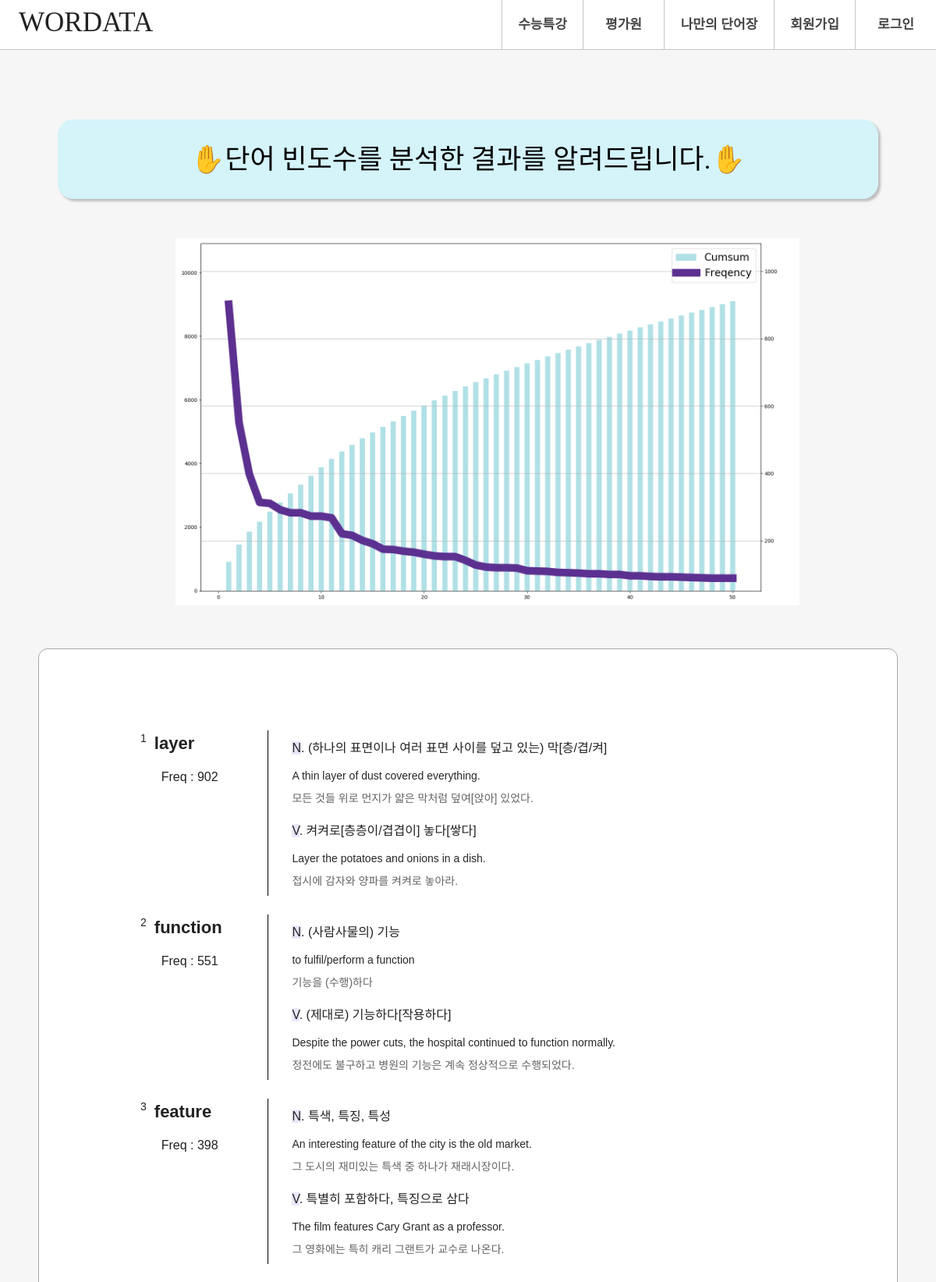
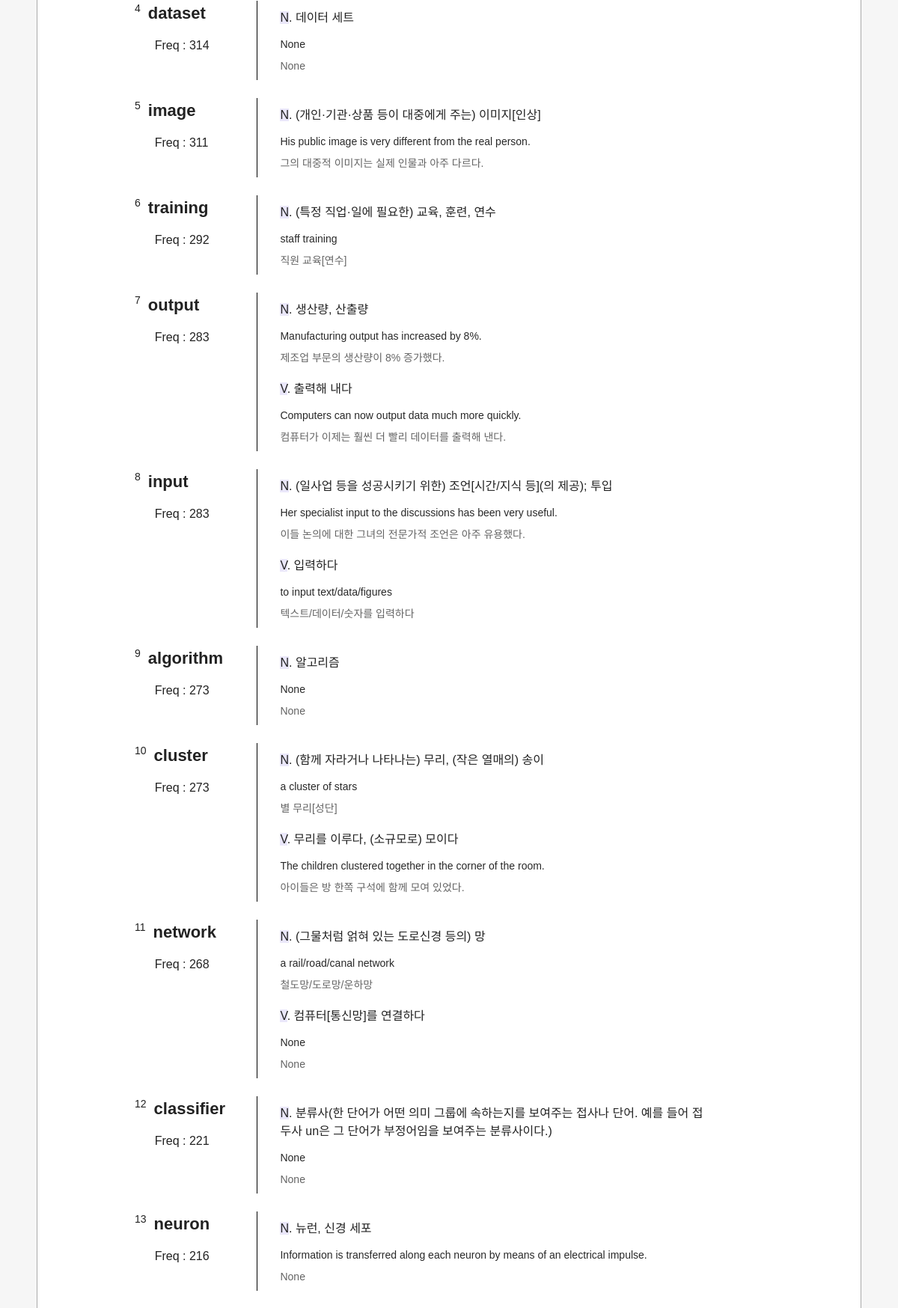
Page /dataframe_words/ (upper part) on the committed database (2 pictures, top to bottom).
### analysis_text/models.py (models this page shows, shortened)
class Dataframe(models.Model):
    numbering = models.IntegerField(default=0, blank=True, null=True)
    word = models.CharField(max_length=50, blank=True, null=True)
    part_of_speech = models.CharField(max_length=20, blank=True, null=True)
    meaning = models.CharField(max_length=40, blank=True, null=True)
    example_sentence = models.TextField(blank=True, null=True)
    sentence_interpretation = models.TextField(blank=True, null=True)
    word_of_frequency = models.IntegerField(default=0, blank=True, null=True)

### analysis_text/views.py (the view)
# urls.py: path('dataframe_words/', views.dataframe_words, name='dataframe_words'),
def dataframe_words(request):
    dataframe_words = Dataframe.objects.all()
    return render(request, 'analysis_text/dataframe_words.html', {'dataframe_words': dataframe_words})

### templates/analysis_text/dataframe_words.html (shortened to what this page needs)
{% extends 'layout.html' %}
{% block content %}
<div class="contents" style=" background-color: #F6F6F6; margin-top: -55px;  padding: 3rem 0;">
    <div class="container">
        <div class="row" style="display: block; text-align: center;">
            <div class="suneung" style="margin-top: 10rem; height: 100px;">
                <h2>&#9995;단어 빈도수를 분석한 결과를 알려드립니다.&#9995;</h2>
            </div>
            <div class="word_graph">
                <div class="graph_img">
                    <img src="../../static/img/graph.png" style="width: 50rem;";>
                </div>
            </div>
            <div class="endWord">
                <div class="word_user">
                {% for word in dataframe_words %}
                    {% if word.numbering != Null %}
                    <div class="UR_box">
                        <div class="UR_one">
                            <div class="UR_eng">
                                <span class="UR_eng_first">{{word.numbering}}&nbsp;</span><span>&nbsp;<span style="font-weight: bold;">{{word.word}}</span></span>
                            </div>
                            <div class="UR_fq">
                                &nbsp;&nbsp;&nbsp;&nbsp;&nbsp;&nbsp;Freq : {{word.word_of_frequency}}
                            </div>
                        </div>
                        <div class="UR_two">
                            <div class="UR_mean">
                                <span class="UR_mean_first">{{word.part_of_speech}}</span>.<span class="UR_mean_second">&nbsp;{{word.meaning}}</span>
                            </div>
                            <div class="UR_ex">
                                {{word.example_sentence}}
                            </div>
                            <div class="UR_exkor">
                                {{word.sentence_interpretation}}
                            </div>
                        </div>
                    </div>
                    {% else%}
                    <div class="UR_box">
                        <div class="UR_one">
                            <div class="UR_eng">
                                <span class="UR_eng_first">&nbsp;</span><span>&nbsp;</span>
                            </div>
                        </div>
                        <div class="UR_two">
                            <div class="UR_mean">
                                <span class="UR_mean_first">{{word.part_of_speech}}</span>.<span class="UR_mean_second">&nbsp;{{word.meaning}}</span>
                            </div>
                            <div class="UR_ex">
                                {{word.example_sentence}}
                            </div>
                            <div class="UR_exkor">
                                {{word.sentence_interpretation}}
                            </div>
                        </div>
                    </div>
                    {% endif %}
                {% endfor %}
                </div>
            </div>
        </div>
    </div>
</div>
{% endblock %}

### static/css/style.css (style rules this page uses)
.container { position: relative; width: 1280px; margin: 0 auto; background: rgba(0,0,0,0); }
.row { padding: 0 24px; }
.suneung { width: 1050px; height: 220px; margin: 0 auto; margin-top: 120px; margin-bottom: 50px; border: 1px solid #D4F4FA; border-radius: 20px; background: #D4F4FA; box-shadow: 3px 3px 3px #BDBDBD; }
.suneung h2 { color: #000; font-size: 35px; margin-top: 25px; margin-bottom: 35px; font-family: 'Jua', sans-serif; text-align: center; }
@media (max-width: 1290px) { .container { width: 100%; } }
.endWord { text-align: center; width: 1100px; border: 1px solid #aaaaaa; background-color: #fff; display: inline-block; border-radius: 12px; padding: 5rem 0; }
.UR_box { text-align: left; font-size: 16px; padding: 0 130px; }
.UR_one { display: inline-block; padding-right: 24px; vertical-align: top; width: 135px; }
.UR_eng { font-size: 22px; }
.UR_eng_first { font-size: 14px; vertical-align: top; }
.UR_fq { margin-top: 15px; }
.UR_two { width: 70%; border-left: 1px solid #000; text-align: left; display: inline-block; padding: 0.5rem 20px; }
.UR_mean { display: inline-block; padding: 0px 10px; margin-top: 3px; margin-bottom: 13px; }
.UR_mean_first { background-color: #EAE7FA; }
.UR_mean_second { overflow: visible; text-align: justify; }
.UR_ex { width: 620px; padding: 0px 10px; font-size: 14px; color: #282828; overflow: visible; text-align: justify; }
.UR_exkor { width: 620px; padding: 0px 10px; margin-top: 8px; font-size: 14px; color: #646464; overflow: visible; text-align: justify; }
.word_graph { text-align: center; margin-bottom: 50px; }
.graph_img { display: inline-block; width: 750px; height: 300px; }

### rows in the picture
Dataframe: numbering "1", word "layer", word_of_frequency "902", part_of_speech "N", meaning "(하나의 표면이나 여러 표면 사이를 덮고 있는) 막[층/겹/켜]", example_sentence "A thin layer of dust covered everything.", sentence_interpretation "모든 것들 위로 먼지가 얇은 막처럼 덮여[앉아] 있었다."
Dataframe: part_of_speech "V", meaning "켜켜로[층층이/겹겹이] 놓다[쌓다]", example_sentence "Layer the potatoes and onions in a dish.", sentence_interpretation "접시에 감자와 양파를 켜켜로 놓아라."
Dataframe: numbering "2", word "function", word_of_frequency "551", part_of_speech "N", meaning "(사람사물의) 기능", example_sentence "to fulfil/perform a function", sentence_interpretation "기능을 (수행)하다"
Dataframe: part_of_speech "V", meaning "(제대로) 기능하다[작용하다]", example_sentence "Despite the power cuts, the hospital continued to function normally.", sentence_interpretation "정전에도 불구하고 병원의 기능은 계속 정상적으로 수행되었다."
Dataframe: numbering "3", word "feature", word_of_frequency "398", part_of_speech "N", meaning "특색, 특징, 특성", example_sentence "An interesting feature of the city is the old market.", sentence_interpretation "그 도시의 재미있는 특색 중 하나가 재래시장이다."
Dataframe: part_of_speech "V", meaning "특별히 포함하다, 특징으로 삼다", example_sentence "The film features Cary Grant as a professor.", sentence_interpretation "그 영화에는 특히 캐리 그랜트가 교수로 나온다."
Dataframe: numbering "4", word "dataset", word_of_frequency "314", part_of_speech "N", meaning "데이터 세트", example_sentence "None", sentence_interpretation "None"
Dataframe: numbering "5", word "image", word_of_frequency "311", part_of_speech "N", meaning "(개인·기관·상품 등이 대중에게 주는) 이미지[인상]", example_sentence "His public image is very different from the real person.", sentence_interpretation "그의 대중적 이미지는 실제 인물과 아주 다르다."
Dataframe: numbering "6", word "training", word_of_frequency "292", part_of_speech "N", meaning "(특정 직업·일에 필요한) 교육, 훈련, 연수", example_sentence "staff training", sentence_interpretation "직원 교육[연수]"
Dataframe: numbering "7", word "output", word_of_frequency "283", part_of_speech "N", meaning "생산량, 산출량", example_sentence "Manufacturing output has increased by 8%.", sentence_interpretation "제조업 부문의 생산량이 8% 증가했다."
Dataframe: part_of_speech "V", meaning "출력해 내다", example_sentence "Computers can now output data much more quickly.", sentence_interpretation "컴퓨터가 이제는 훨씬 더 빨리 데이터를 출력해 낸다."
Dataframe: numbering "8", word "input", word_of_frequency "283", part_of_speech "N", meaning "(일사업 등을 성공시키기 위한) 조언[시간/지식 등](의 제공); 투입", example_sentence "Her specialist input to the discussions has been very useful.", sentence_interpretation "이들 논의에 대한 그녀의 전문가적 조언은 아주 유용했다."
Dataframe: part_of_speech "V", meaning "입력하다", example_sentence "to input text/data/figures", sentence_interpretation "텍스트/데이터/숫자를 입력하다"
Dataframe: numbering "9", word "algorithm", word_of_frequency "273", part_of_speech "N", meaning "알고리즘", example_sentence "None", sentence_interpretation "None"
Dataframe: numbering "10", word "cluster", word_of_frequency "273", part_of_speech "N", meaning "(함께 자라거나 나타나는) 무리, (작은 열매의) 송이", example_sentence "a cluster of stars", sentence_interpretation "별 무리[성단]"
Dataframe: part_of_speech "V", meaning "무리를 이루다, (소규모로) 모이다", example_sentence "The children clustered together in the corner of the room.", sentence_interpretation "아이들은 방 한쪽 구석에 함께 모여 있었다."
Dataframe: numbering "11", word "network", word_of_frequency "268", part_of_speech "N", meaning "(그물처럼 얽혀 있는 도로신경 등의) 망", example_sentence "a rail/road/canal network", sentence_interpretation "철도망/도로망/운하망"
Dataframe: part_of_speech "V", meaning "컴퓨터[통신망]를 연결하다", example_sentence "None", sentence_interpretation "None"
Dataframe: numbering "12", word "classifier", word_of_frequency "221", part_of_speech "N", meaning "분류사(한 단어가 어떤 의미 그룹에 속하는지를 보여주는 접사나 단어. 예를 들어 접두사 un은 그 단어가 부정어임을 보여주는 분류사이다.)", example_sentence "None", sentence_interpretation "None"
Dataframe: numbering "13", word "neuron", word_of_frequency "216", part_of_speech "N", meaning "뉴런, 신경 세포", example_sentence "Information is transferred along each neuron by means of an electrical impulse.", sentence_interpretation "None"
